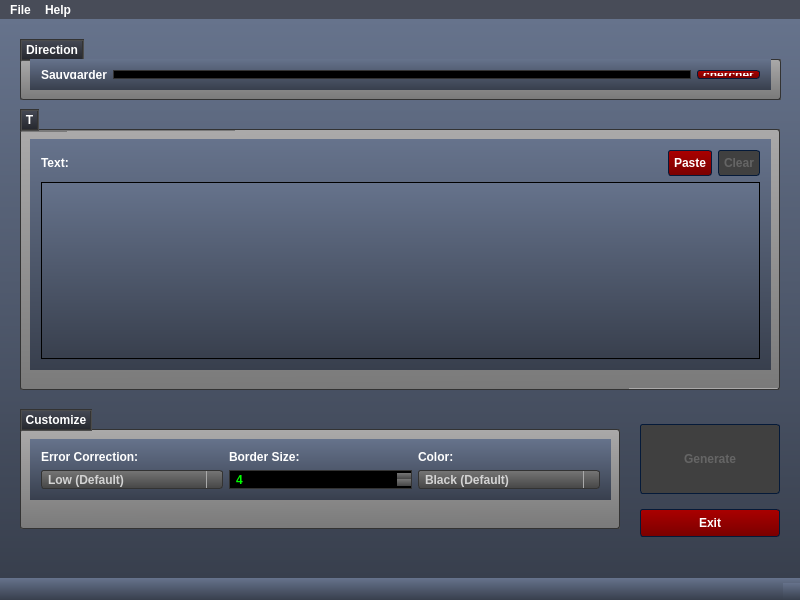
<?xml version="1.0" encoding="UTF-8"?>
<ui version="4.0">
 <class>QRplusplusClass</class>
 <widget class="QMainWindow" name="QRplusplusClass">
  <property name="geometry">
   <rect>
    <x>0</x>
    <y>0</y>
    <width>800</width>
    <height>600</height>
   </rect>
  </property>
  <property name="sizePolicy">
   <sizepolicy hsizetype="Fixed" vsizetype="Fixed">
    <horstretch>0</horstretch>
    <verstretch>0</verstretch>
   </sizepolicy>
  </property>
  <property name="minimumSize">
   <size>
    <width>800</width>
    <height>600</height>
   </size>
  </property>
  <property name="maximumSize">
   <size>
    <width>800</width>
    <height>600</height>
   </size>
  </property>
  <property name="windowTitle">
   <string>QR++ : QR Code Generator</string>
  </property>
  <property name="windowIcon">
   <iconset>
    <normaloff>QRplusplus_icon.ico</normaloff>QRplusplus_icon.ico</iconset>
  </property>
  <property name="styleSheet">
   <string notr="true">/*QTabWidget{
	background-color: rgb(255, 0, 0);
}

QPushButton{
}
background-color: rgb(255, 0, 0);*/
/*Copyright (c) DevSec Studio. All rights reserved.

MIT License

Permission is hereby granted, free of charge, to any person obtaining a copy
of this software and associated documentation files (the &quot;Software&quot;), to deal
in the Software without restriction, including without limitation the rights
to use, copy, modify, merge, publish, distribute, sublicense, and/or sell
copies of the Software, and to permit persons to whom the Software is
furnished to do so, subject to the following conditions:

The above copyright notice and this permission notice shall be included in all
copies or substantial portions of the Software.

THE SOFTWARE IS PROVIDED *AS IS*, WITHOUT WARRANTY OF ANY KIND, EXPRESS OR
IMPLIED, INCLUDING BUT NOT LIMITED TO THE WARRANTIES OF MERCHANTABILITY,
FITNESS FOR A PARTICULAR PURPOSE AND NONINFRINGEMENT. IN NO EVENT SHALL THE
AUTHORS OR COPYRIGHT HOLDERS BE LIABLE FOR ANY CLAIM, DAMAGES OR OTHER
LIABILITY, WHETHER IN AN ACTION OF CONTRACT, TORT OR OTHERWISE, ARISING FROM,
OUT OF OR IN CONNECTION WITH THE SOFTWARE OR THE USE OR OTHER DEALINGS IN THE
SOFTWARE.
*/

/*-----rgb(0, 0, 255)dget-----*/
QWidget
{
	background-color: qlineargradient(spread:repeat, x1:1, y1:0, x2:1, y2:1, stop:0 rgba(102, 115, 140, 255),stop:1 rgba(56, 63, 77, 255));
	color: #ffffff;
	border-color: #051a39;

}


/*-----QLabel-----*/
QLabel
{
	background-color: transparent;
	color: #ffffff;
	font-weight: bold;

}


QLabel::disabled
{
	background-color: transparent;
	color: #898988;

}


/*-----QMenuBar-----*/
QMenuBar
{
	background-color: #484c58;
	color: #ffffff;
	border-color: #051a39;
	font-weight: bold;

}


QMenuBar::disabled
{
	background-color: #404040;
	color: #898988;
	border-color: #051a39;

}


QMenuBar::item
{
    background-color: transparent;

}


QMenuBar::item:selected
{
    background-color: #c4c5c3;
	color: #000000;
    border: 1px solid #000000;

}


QMenuBar::item:pressed
{
    background-color: #979796;
    border: 1px solid #000;
    margin-bottom: -1px;
    padding-bottom: 1px;

}



/*-----QMenu-----*/
QMenu
{
    background-color: #c4c5c3;
    border: 1px solid;
    color: #000000;
	font-weight: bold;

}


QMenu::separator
{
    height: 1px;
    background-color: #363942;
    color: #ffffff;
    padding-left: 4px;
    margin-left: 10px;
    margin-right: 5px;

}


QMenu::item
{
    min-width : 150px;
    padding: 3px 20px 3px 20px;

}


QMenu::item:selected
{
    background-color: #363942;
    color: #ffffff;

}


QMenu::item:disabled
{
    color: #898988;
}


/*-----QToolTip-----*/
QToolTip
{
	background-color: #bbbcba;
	color: #000000;
	border-color: #051a39;
	border : 1px solid #000000;
	border-radius: 2px;

}


/*-----QPushButton-----*/
QPushButton
{
	background-color: qlineargradient(spread:repeat, x1:0.486, y1:0, x2:0.505, y2:1, stop:0.00480769 rgba(170, 0, 0, 255),stop:1 rgba(122, 0, 0, 255));
	color: #ffffff;
	font-weight: bold;
	border-style: solid;
	border-width: 1px;
	border-radius: 3px;
	border-color: #051a39;
	padding: 5px;

}


QPushButton::disabled
{
	background-color: #404040;
	color: #656565;
	border-color: #051a39;

}


QPushButton::hover
{
	background-color: #9c0000;
	color: #ffffff;
	border-style: solid;
	border-width: 1px;
	border-radius: 3px;
	border-color: #051a39;
	padding: 5px;

}


QPushButton::pressed
{
	background-color: #880000;
	color: #ffffff;
	border-style: solid;
	border-width: 2px;
	border-radius: 3px;
	border-color: #000000;
	padding: 5px;

}


/*-----QToolButton-----*/
QToolButton 
{
	background-color: qlineargradient(spread:repeat, x1:1, y1:0, x2:1, y2:1, stop:0 rgba(177, 181, 193, 255),stop:1 rgba(159, 163, 174, 255));
	color: #ffffff;
	font-weight: bold;
	border-style: solid;
	border-width: 1px;
	border-radius: 3px;
	border-color: #051a39;
	padding: 5px;

}


QToolButton::disabled
{
	background-color: #404040;
	color: #656565;
	border-color: #051a39;

}


QToolButton::hover
{
	background-color: #9fa3ae;
	color: #ffffff;
	border-style: solid;
	border-width: 1px;
	border-radius: 3px;
	border-color: #051a39;
	padding: 5px;

}


QToolButton::pressed
{
	background-color: #7b7e86;
	color: #ffffff;
	border-style: solid;
	border-width: 2px;
	border-radius: 3px;
	border-color: #000000;
	padding: 5px;

}


/*-----QComboBox-----*/
QComboBox
{
    background-color: qlineargradient(spread:repeat, x1:1, y1:0, x2:1, y2:1, stop:0 rgba(118, 118, 118, 255),stop:1 rgba(70, 70, 70, 255));
    border: 1px solid #333333;
    border-radius: 3px;
    padding-left: 6px;
    color: lightgray;
	font-weight: bold;
    height: 20px;

}


QComboBox::disabled
{
	background-color: #404040;
	color: #656565;
	border-color: #051a39;

}


QComboBox:hover
{
    background-color: #646464;

}


QComboBox:on
{
    background-color: #979796;
	color: #000000;

}


QComboBox QAbstractItemView
{
    background-color: #c4c5c3;
    color: #000000;
    border: 1px solid black;
    selection-background-color: #363942;
    selection-color: #ffffff;
    outline: 0;

}


QComboBox::drop-down
{
    subcontrol-origin: padding;
    subcontrol-position: top right;
    width: 15px;
    border-left-width: 1px;
    border-left-color: darkgray;
    border-left-style: solid; 
    border-top-right-radius: 3px; 
    border-bottom-right-radius: 3px;

}


QComboBox::down-arrow
{
    image: url(://arrow-down.png);
    width: 8px;
    height: 8px;
}


/*-----QSpinBox &amp; QDoubleSpinBox &amp; QDateTimeEdit-----*/
QSpinBox, 
QDoubleSpinBox,
QDateTimeEdit
{
	background-color: #000000;
	color: #00ff00;
	font-weight: bold;
	border: 1px solid #333333;
	padding : 4px;

}


QSpinBox::disabled, 
QDoubleSpinBox::disabled,
QDateTimeEdit::disabled
{
	background-color: #404040;
	color: #656565;
	border-color: #051a39;

}


QSpinBox:hover, 
QDoubleSpinBox::hover,
QDateTimeEdit::hover
{
    border: 1px solid #00ff00;

}


QSpinBox::up-button, QSpinBox::down-button,
QDoubleSpinBox::up-button, QDoubleSpinBox::down-button,
QDateTimeEdit::up-button, QDateTimeEdit::down-button
{
	background-color: qlineargradient(spread:repeat, x1:1, y1:0, x2:1, y2:1, stop:0 rgba(118, 118, 118, 255),stop:1 rgba(70, 70, 70, 255));
    border: 0px solid #333333;

}


QSpinBox::disabled, 
QDoubleSpinBox::disabled,
QDateTimeEdit::disabled
{
	background-color: #404040;
	color: #656565;
	border-color: #051a39;

}


QSpinBox::up-button:hover, QSpinBox::down-button:hover,
QDoubleSpinBox::up-button:hover, QDoubleSpinBox::down-button:hover,
QDateTimeEdit::up-button:hover, QDateTimeEdit::down-button:hover
{
	background-color: #646464;
    border: 1px solid #333333;


}


QSpinBox::up-button:disabled, QSpinBox::down-button:disabled,
QDoubleSpinBox::up-button:disabled, QDoubleSpinBox::down-button:disabled,
QDateTimeEdit::up-button:disabled, QDateTimeEdit::down-button:disabled
{
	background-color: #404040;
	color: #656565;
	border-color: #051a39;

}


QSpinBox::up-button:pressed, QSpinBox::down-button:pressed,
QDoubleSpinBox::up-button:pressed, QDoubleSpinBox::down-button::pressed,
QDateTimeEdit::up-button:pressed, QDateTimeEdit::down-button::pressed
{
    background-color: #979796;
    border: 1px solid #444444;

}


QSpinBox::down-arrow,
QDoubleSpinBox::down-arrow,
QDateTimeEdit::down-arrow
{
    image: url(://arrow-down.png);
    width: 7px;

}


QSpinBox::up-arrow,
QDoubleSpinBox::up-arrow,
QDateTimeEdit::up-arrow
{
    image: url(://arrow-up.png);
    width: 7px;

}


/*-----QLineEdit-----*/
QLineEdit
{
	background-color: #000000;
	color: #00ff00;
	font-weight: bold;
    border: 1px solid #333333;
	padding: 4px;

}


QLineEdit:hover
{
    border: 1px solid #00ff00;

}


QLineEdit::disabled
{
	background-color: #404040;
	color: #656565;
	border-width: 1px;
	border-color: #051a39;
	padding: 2px;

}


/*-----QTextEdit-----*/
QTextEdit
{
	background-color: #808080;
	color: #fff;
	border: 1px groove #333333;

}


QTextEdit::disabled
{
	background-color: #404040;
	color: #656565;
	border-color: #051a39;

}


/*-----QGroupBox-----*/
QGroupBox 
{
    border: 1px groove #333333;
	border-radius: 2px;
    margin-top: 20px;

}


QGroupBox 
{
	background-color: qlineargradient(spread:repeat, x1:0.486, y1:0, x2:0.505, y2:1, stop:0.00480769 rgba(170, 169, 169, 255),stop:1 rgba(122, 122, 122, 255));
	font-weight: bold;

}


QGroupBox::title  
{
    background-color: qlineargradient(spread:repeat, x1:1, y1:0, x2:1, y2:1, stop:0 rgba(71, 75, 87, 255),stop:1 rgba(35, 37, 43, 255));
    color: #ffffff;
    border: 2px groove #333333;
    subcontrol-origin: margin;
    subcontrol-position: top left;
    padding: 2px;

}


QGroupBox::title::disabled
{
	background-color: #404040;
	color: #656565;
    subcontrol-origin: margin;
    subcontrol-position: top left;
    padding: 5px;
	border-top-left-radius: 3px;
	border-top-right-radius: 3px;

}


/*-----QCheckBox-----*/
QCheckBox{
	background-color: transparent;
	font-weight: bold;
	color: #fff;

}


QCheckBox::indicator
{
    color: #b1b1b1;
    background-color: #323232;
    border: 2px solid #222222;
    width: 12px;
    height: 12px;

}


QCheckBox::indicator:checked
{
    image:url(://checkbox.png);
    border: 2px solid #00ff00;

}


QCheckBox::indicator:unchecked:hover
{
    border: 2px solid #00ff00;

}


QCheckBox::disabled
{
	color: #656565;

}


QCheckBox::indicator:disabled
{
	background-color: #656565;
	color: #656565;
    border: 1px solid #656565;

}


/*-----QRadioButton-----*/
QRadioButton{
	background-color: transparent;
	font-weight: bold;
	color: #fff;

}


QRadioButton::indicator::unchecked
{ 
	border: 2px inset #222222; 
	border-radius: 6px; 
	background-color:  #323232;
	width: 9px; 
	height: 9px; 

}


QRadioButton::indicator::unchecked:hover
{ 
	border: 2px solid #00ff00; 
	border-radius: 5px; 
	background-color:  #323232;
	width: 9px; 
	height: 9px; 

}


QRadioButton::indicator::checked
{ 
	border: 2px inset #222222; 
	border-radius: 5px; 
	background-color: #00ff00; 
	width: 9px; 
	height: 9px; 

}


QRadioButton::disabled
{
	color: #656565;

}


QRadioButton::indicator:disabled
{
	background-color: #656565;
	color: #656565;
    border: 2px solid #656565;

}


/*-----QTableView &amp; QTableWidget-----*/
QTableView
{
    background-color: #808080;
    border: 1px groove #333333;
    color: #f0f0f0;
	font-weight: bold;
    gridline-color: #333333;
    outline : 0;

}


QTableView::disabled
{
    background-color: #242526;
    border: 1px solid #32414B;
    color: #656565;
    gridline-color: #656565;
    outline : 0;

}


QTableView::item:hover 
{
    background-color: #484c58;
    color: #f0f0f0;

}


QTableView::item:selected 
{
    background-color: #484c58;
    border: 2px groove #00ff00;
    color: #F0F0F0;

}


QTableView::item:selected:disabled
{
    background-color: #1a1b1c;
    border: 2px solid #525251;
    color: #656565;

}


QTableCornerButton::section
{
    background-color: #282830;

}


QHeaderView::section
{
    background-color: #282830;
    color: #fff;
	font-weight: bold;
    text-align: left;
	padding: 4px;
	
}


QHeaderView::section:disabled
{
    background-color: #525251;
    color: #656565;

}


QHeaderView::section:checked
{
    background-color: #00ff00;

}


QHeaderView::section:checked:disabled
{
    color: #656565;
    background-color: #525251;

}


QHeaderView::section::vertical::first,
QHeaderView::section::vertical::only-one
{
    border-top: 0px;

}


QHeaderView::section::vertical
{
    border-top: 0px;

}


QHeaderView::section::horizontal::first,
QHeaderView::section::horizontal::only-one
{
    border-left: 0px;

}


QHeaderView::section::horizontal
{
    border-left: 0px;

}


/*-----QTabWidget-----*/
QTabBar::tab
{
	background-color: transparent;
	color: #ffffff;
	font-weight: bold;
	width: 150px;
	height: 20px;
	
}


QTabBar::tab:disabled
{
	background-color: #656565;
	color: #656565;

}


QTabWidget::pane 
{
	background-color: transparent;
	color: #ffffff;
	border: 1px groove #333333;

}


QTabBar::tab:selected
{
    background-color: #484c58;
	color: #ffffff;
	border: 1px groove #333333;
	border-bottom: 0px;

}


QTabBar::tab:selected:disabled
{
	background-color: #404040;
	color: #656565;

}


QTabBar::tab:!selected 
{
    background-color: #a3a7b2;

}


QTabBar::tab:!selected:hover 
{
    background-color: #484c58;

}


QTabBar::tab:top:!selected 
{
    margin-top: 1px;

}


QTabBar::tab:bottom:!selected 
{
    margin-bottom: 3px;

}


QTabBar::tab:top, QTabBar::tab:bottom 
{
    min-width: 8ex;
    margin-right: -1px;
    padding: 5px 10px 5px 10px;

}


QTabBar::tab:top:selected 
{
    border-bottom-color: none;

}


QTabBar::tab:bottom:selected 
{
    border-top-color: none;

}


QTabBar::tab:top:last, QTabBar::tab:bottom:last,
QTabBar::tab:top:only-one, QTabBar::tab:bottom:only-one 
{
    margin-right: 0;

}


QTabBar::tab:left:!selected 
{
    margin-right: 2px;

}


QTabBar::tab:right:!selected
{
    margin-left: 2px;

}


QTabBar::tab:left, QTabBar::tab:right 
{
    min-height: 15ex;
    margin-bottom: -1px;
    padding: 10px 5px 10px 5px;

}


QTabBar::tab:left:selected 
{
    border-left-color: none;

}


QTabBar::tab:right:selected 
{
    border-right-color: none;

}


QTabBar::tab:left:last, QTabBar::tab:right:last,
QTabBar::tab:left:only-one, QTabBar::tab:right:only-one 
{
    margin-bottom: 0;

}


/*-----QSlider-----*/
QSlider{
	background-color: transparent;

}


QSlider::groove:horizontal 
{
	background-color: transparent;
	height: 6px;

}


QSlider::sub-page:horizontal 
{
	background-color: qlineargradient(spread:reflect, x1:1, y1:0, x2:1, y2:1, stop:0.00480769 rgba(201, 201, 201, 255),stop:1 rgba(72, 72, 72, 255));
	border: 1px solid #000;

}


QSlider::add-page:horizontal 
{
	background-color: #404040;
	border: 1px solid #000; 

}


QSlider::handle:horizontal 
{
	background-color: qlineargradient(spread:reflect, x1:1, y1:0, x2:1, y2:1, stop:0.00480769 rgba(201, 201, 201, 255),stop:1 rgba(72, 72, 72, 255));
	border: 1px solid #000; 
	width: 12px;
	margin-top: -6px;
	margin-bottom: -6px;

}


QSlider::handle:horizontal:hover 
{
	background-color: #808080;

}


QSlider::sub-page:horizontal:disabled 
{
	background-color: #bbb;
	border-color: #999;

}


QSlider::add-page:horizontal:disabled 
{
	background-color: #eee;
	border-color: #999;

}


QSlider::handle:horizontal:disabled 
{
	background-color: #eee;
	border: 1px solid #aaa;

}


QSlider::groove:vertical 
{
	background-color: transparent;
	width: 6px;

}


QSlider::sub-page:vertical 
{
	background-color: qlineargradient(spread:reflect, x1:0, y1:0.483, x2:1, y2:0.517, stop:0.00480769 rgba(201, 201, 201, 255),stop:1 rgba(72, 72, 72, 255));
	border: 1px solid #000;

}


QSlider::add-page:vertical 
{
	background-color: #404040;
	border: 1px solid #000;

}


QSlider::handle:vertical 
{
	background-color: qlineargradient(spread:reflect, x1:0, y1:0.483, x2:1, y2:0.517, stop:0.00480769 rgba(201, 201, 201, 255),stop:1 rgba(72, 72, 72, 255));
	border: 1px solid #000;
	height: 12px;
	margin-left: -6px;
	margin-right: -6px;

}


QSlider::handle:vertical:hover 
{
	background-color: #808080;

}


QSlider::sub-page:vertical:disabled 
{
	background-color: #bbb;
	border-color: #999;

}


QSlider::add-page:vertical:disabled 
{
	background-color: #eee;
	border-color: #999;

}


QSlider::handle:vertical:disabled 
{
	background-color: #eee;
	border: 1px solid #aaa;
	border-radius: 3px;

}


/*-----QDial-----*/
QDial
{
	background-color: #600000;

}


QDial::disabled
{
	background-color: #404040;

}


/*-----QScrollBar-----*/
QScrollBar:horizontal
{
    border: 1px solid #222222;
    background-color: #63676d;
    height: 18px;
    margin: 0px 18px 0 18px;

}


QScrollBar::handle:horizontal
{
    background-color: #a6acb3;
	border: 1px solid #656565;
	border-radius: 2px;
    min-height: 20px;

}


QScrollBar::add-line:horizontal
{
    border: 1px solid #1b1b19;
    background-color: #a6acb3;
    width: 18px;
    subcontrol-position: right;
    subcontrol-origin: margin;

}


QScrollBar::sub-line:horizontal
{
    border: 1px solid #1b1b19;
    background-color: #a6acb3;
    width: 18px;
    subcontrol-position: left;
    subcontrol-origin: margin;

}


QScrollBar::right-arrow:horizontal
{
    image: url(://arrow-right.png);
    width: 8px;
    height: 8px;

}


QScrollBar::left-arrow:horizontal
{
    image: url(://arrow-left.png);
    width: 8px;
    height: 8px;

}


QScrollBar::add-page:horizontal, QScrollBar::sub-page:horizontal
{
    background: none;

}


QScrollBar:vertical
{
    background-color: #63676d;
    width: 18px;
    margin: 18px 0 18px 0;
    border: 1px solid #222222;

}


QScrollBar::handle:vertical
{
    background-color: #a6acb3;
	border: 1px solid #656565;
	border-radius: 2px;
    min-height: 20px;

}


QScrollBar::add-line:vertical
{
    border: 1px solid #1b1b19;
    background-color: #a6acb3;
    height: 18px;
    subcontrol-position: bottom;
    subcontrol-origin: margin;

}


QScrollBar::sub-line:vertical
{
    border: 1px solid #1b1b19;
    background-color: #a6acb3;
    height: 18px;
    subcontrol-position: top;
    subcontrol-origin: margin;

}


QScrollBar::up-arrow:vertical
{
    image: url(://arrow-up.png);
    width: 8px;
    height: 8px;

}


QScrollBar::down-arrow:vertical
{
    image: url(://arrow-down.png);
    width: 8px;
    height: 8px;

}


QScrollBar::add-page:vertical, QScrollBar::sub-page:vertical
{
    background: none;

}


/*-----QProgressBar-----*/
QProgressBar
{
	background-color: #000;
	color: #00ff00;
	font-weight: bold;
	border: 0px groove #000;
	border-radius: 10px;
	text-align: center;

}


QProgressBar:disabled
{
	background-color: #404040;
	color: #656565;
	border-color: #051a39;
	border: 1px solid #000;
	border-radius: 10px;
	text-align: center;

}


QProgressBar::chunk {
	background-color: #ffaf02;
	border: 0px;
	border-radius: 10px;
	color: #000;

}


QProgressBar::chunk:disabled {
	background-color: #333;
	border: 0px;
	border-radius: 10px;
	color: #656565;
}


/*-----QStatusBar-----*/
QStatusBar
{
	background-color: qlineargradient(spread:repeat, x1:1, y1:0, x2:1, y2:1, stop:0 rgba(102, 115, 140, 255),stop:1 rgba(56, 63, 77, 255));
	color: #ffffff;
	border-color: #051a39;
	font-weight: bold;

}




</string>
  </property>
  <widget class="QWidget" name="centralWidget">
   <widget class="QGroupBox" name="groupInput">
    <property name="geometry">
     <rect>
      <x>20</x>
      <y>90</y>
      <width>760</width>
      <height>281</height>
     </rect>
    </property>
    <property name="maximumSize">
     <size>
      <width>760</width>
      <height>360</height>
     </size>
    </property>
    <property name="title">
     <string>T</string>
    </property>
    <widget class="QWidget" name="verticalLayoutWidget">
     <property name="geometry">
      <rect>
       <x>10</x>
       <y>30</y>
       <width>741</width>
       <height>231</height>
      </rect>
     </property>
     <layout class="QVBoxLayout" name="inputLayout">
      <item>
       <layout class="QHBoxLayout" name="textLayout">
        <item>
         <widget class="QLabel" name="label_text">
          <property name="text">
           <string>Text:</string>
          </property>
          <property name="buddy">
           <cstring>userTextInput</cstring>
          </property>
         </widget>
        </item>
        <item>
         <spacer name="horizontalSpacer">
          <property name="orientation">
           <enum>Qt::Horizontal</enum>
          </property>
          <property name="sizeHint" stdset="0">
           <size>
            <width>40</width>
            <height>20</height>
           </size>
          </property>
         </spacer>
        </item>
        <item>
         <widget class="QPushButton" name="pasteButton">
          <property name="text">
           <string>Paste</string>
          </property>
         </widget>
        </item>
        <item>
         <widget class="QPushButton" name="clearButton">
          <property name="enabled">
           <bool>false</bool>
          </property>
          <property name="text">
           <string>Clear</string>
          </property>
         </widget>
        </item>
       </layout>
      </item>
      <item>
       <widget class="QPlainTextEdit" name="userTextInput">
        <property name="plainText">
         <string/>
        </property>
        <property name="placeholderText">
         <string>Enter your text to be put into the QR Code...</string>
        </property>
       </widget>
      </item>
     </layout>
    </widget>
   </widget>
   <widget class="QGroupBox" name="groupCustomize">
    <property name="geometry">
     <rect>
      <x>20</x>
      <y>390</y>
      <width>600</width>
      <height>120</height>
     </rect>
    </property>
    <property name="title">
     <string>Customize</string>
    </property>
    <widget class="QWidget" name="gridLayoutWidget">
     <property name="geometry">
      <rect>
       <x>10</x>
       <y>30</y>
       <width>581</width>
       <height>61</height>
      </rect>
     </property>
     <layout class="QGridLayout" name="customizeLayout">
      <item row="3" column="2">
       <widget class="QComboBox" name="comboBox_color">
        <item>
         <property name="text">
          <string>Black (Default)</string>
         </property>
        </item>
        <item>
         <property name="text">
          <string>Red</string>
         </property>
        </item>
        <item>
         <property name="text">
          <string>Pink</string>
         </property>
        </item>
        <item>
         <property name="text">
          <string>Purple</string>
         </property>
        </item>
        <item>
         <property name="text">
          <string>Deep Purple</string>
         </property>
        </item>
        <item>
         <property name="text">
          <string>Indigo</string>
         </property>
        </item>
        <item>
         <property name="text">
          <string>Blue</string>
         </property>
        </item>
        <item>
         <property name="text">
          <string>Cyan</string>
         </property>
        </item>
        <item>
         <property name="text">
          <string>Teal</string>
         </property>
        </item>
        <item>
         <property name="text">
          <string>Green</string>
         </property>
        </item>
        <item>
         <property name="text">
          <string>Orange</string>
         </property>
        </item>
        <item>
         <property name="text">
          <string>Deep Orange</string>
         </property>
        </item>
        <item>
         <property name="text">
          <string>Brown</string>
         </property>
        </item>
        <item>
         <property name="text">
          <string>Grey</string>
         </property>
        </item>
       </widget>
      </item>
      <item row="1" column="0">
       <widget class="QLabel" name="label_errorCor">
        <property name="text">
         <string>Error Correction:</string>
        </property>
        <property name="buddy">
         <cstring>comboBox_errorlvl</cstring>
        </property>
       </widget>
      </item>
      <item row="3" column="0">
       <widget class="QComboBox" name="comboBox_errorlvl">
        <item>
         <property name="text">
          <string>Low (Default)</string>
         </property>
        </item>
       </widget>
      </item>
      <item row="3" column="1">
       <widget class="QSpinBox" name="spinBox_borderSize">
        <property name="minimum">
         <number>4</number>
        </property>
        <property name="maximum">
         <number>40</number>
        </property>
        <property name="value">
         <number>4</number>
        </property>
       </widget>
      </item>
      <item row="1" column="2">
       <widget class="QLabel" name="label_color">
        <property name="text">
         <string>Color:</string>
        </property>
        <property name="buddy">
         <cstring>comboBox_color</cstring>
        </property>
       </widget>
      </item>
      <item row="1" column="1">
       <widget class="QLabel" name="label_borderSize">
        <property name="text">
         <string>Border Size:</string>
        </property>
        <property name="buddy">
         <cstring>spinBox_borderSize</cstring>
        </property>
       </widget>
      </item>
     </layout>
    </widget>
   </widget>
   <widget class="QPushButton" name="generateButton">
    <property name="enabled">
     <bool>false</bool>
    </property>
    <property name="geometry">
     <rect>
      <x>640</x>
      <y>405</y>
      <width>140</width>
      <height>70</height>
     </rect>
    </property>
    <property name="font">
     <font>
      <weight>75</weight>
      <bold>true</bold>
     </font>
    </property>
    <property name="toolTip">
     <string>Generate Button</string>
    </property>
    <property name="whatsThis">
     <string/>
    </property>
    <property name="text">
     <string>Generate</string>
    </property>
   </widget>
   <widget class="QPushButton" name="exitButton">
    <property name="geometry">
     <rect>
      <x>640</x>
      <y>490</y>
      <width>140</width>
      <height>28</height>
     </rect>
    </property>
    <property name="text">
     <string>Exit</string>
    </property>
   </widget>
   <widget class="QGroupBox" name="groupDirectory">
    <property name="geometry">
     <rect>
      <x>20</x>
      <y>20</y>
      <width>761</width>
      <height>61</height>
     </rect>
    </property>
    <property name="title">
     <string>Direction</string>
    </property>
    <widget class="QWidget" name="horizontalLayoutWidget">
     <property name="geometry">
      <rect>
       <x>10</x>
       <y>20</y>
       <width>741</width>
       <height>31</height>
      </rect>
     </property>
     <layout class="QHBoxLayout" name="directoryLayout">
      <item>
       <widget class="QLabel" name="label_saveto">
        <property name="text">
         <string>Sauvgarder</string>
        </property>
       </widget>
      </item>
      <item>
       <widget class="QLineEdit" name="lineEdit_fileDirectory"/>
      </item>
      <item>
       <widget class="QPushButton" name="browseButton">
        <property name="text">
         <string>chercher</string>
        </property>
       </widget>
      </item>
     </layout>
    </widget>
   </widget>
  </widget>
  <widget class="QMenuBar" name="menuBar">
   <property name="geometry">
    <rect>
     <x>0</x>
     <y>0</y>
     <width>800</width>
     <height>26</height>
    </rect>
   </property>
   <widget class="QMenu" name="menuFile">
    <property name="title">
     <string>File</string>
    </property>
    <addaction name="actionBrowse"/>
    <addaction name="actionOpen"/>
    <addaction name="separator"/>
    <addaction name="actionExit"/>
   </widget>
   <widget class="QMenu" name="menuAbout">
    <property name="title">
     <string>Help</string>
    </property>
    <addaction name="actionWebsite"/>
    <addaction name="actionGithub"/>
    <addaction name="separator"/>
    <addaction name="actionAbout_Qt"/>
    <addaction name="actionAbout_Nayuki"/>
    <addaction name="actionAbout"/>
   </widget>
   <addaction name="menuFile"/>
   <addaction name="menuAbout"/>
  </widget>
  <widget class="QStatusBar" name="statusBar"/>
  <action name="actionGenerate">
   <property name="enabled">
    <bool>false</bool>
   </property>
   <property name="text">
    <string>Generate</string>
   </property>
  </action>
  <action name="actionExit">
   <property name="text">
    <string>Exit</string>
   </property>
  </action>
  <action name="actionAbout">
   <property name="text">
    <string>About QR++</string>
   </property>
  </action>
  <action name="actionOpen">
   <property name="text">
    <string>Open</string>
   </property>
  </action>
  <action name="actionWebsite">
   <property name="enabled">
    <bool>false</bool>
   </property>
   <property name="text">
    <string>Website (Coming Soon)</string>
   </property>
  </action>
  <action name="actionGithub">
   <property name="text">
    <string>Github</string>
   </property>
  </action>
  <action name="actionBrowse">
   <property name="text">
    <string>Browse...</string>
   </property>
  </action>
  <action name="actionGenerate_2">
   <property name="text">
    <string>Generate</string>
   </property>
  </action>
  <action name="actionAbout_Qt">
   <property name="text">
    <string>About Qt</string>
   </property>
  </action>
  <action name="actionAbout_Nayuki">
   <property name="text">
    <string>About QRcodegen</string>
   </property>
  </action>
 </widget>
 <layoutdefault spacing="6" margin="11"/>
 <resources/>
 <connections>
  <connection>
   <sender>clearButton</sender>
   <signal>clicked()</signal>
   <receiver>userTextInput</receiver>
   <slot>clear()</slot>
   <hints>
    <hint type="sourcelabel">
     <x>768</x>
     <y>175</y>
    </hint>
    <hint type="destinationlabel">
     <x>706</x>
     <y>274</y>
    </hint>
   </hints>
  </connection>
  <connection>
   <sender>pasteButton</sender>
   <signal>clicked()</signal>
   <receiver>userTextInput</receiver>
   <slot>paste()</slot>
   <hints>
    <hint type="sourcelabel">
     <x>669</x>
     <y>185</y>
    </hint>
    <hint type="destinationlabel">
     <x>634</x>
     <y>271</y>
    </hint>
   </hints>
  </connection>
 </connections>
</ui>
